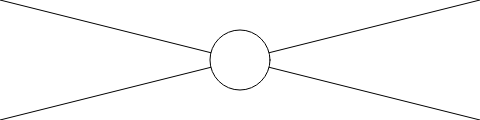
Frame 1 (no input)
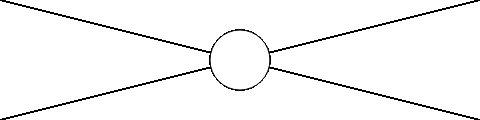
Frame 60 (no input)
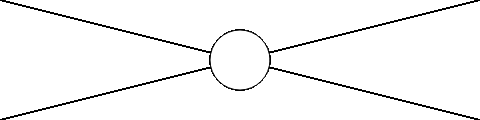
Frame 120 (the mouse pressed at the canvas centre since frame 60)

The p5.js sketch that drew these frames (run headless with seeded random() and noise() and a simulated clock; from frame 60 on, the mouse is pressed at the canvas centre):

// p5.js sketch
// ── sketch.js
// Getting Started with p5.js
// Lauren McCarthy, Casey Reas, Ben Fry

// Example 2-3: width and height variables

function setup() {
  createCanvas(480, 120);
}

function draw() {
  line(0, 0, width, height);  // line from (0,0) to (480, 120)
  line(width, 0, 0, height);  // line from (480, 0) to (0, 120)
  ellipse(width/2, height/2, 60, 60);
}
